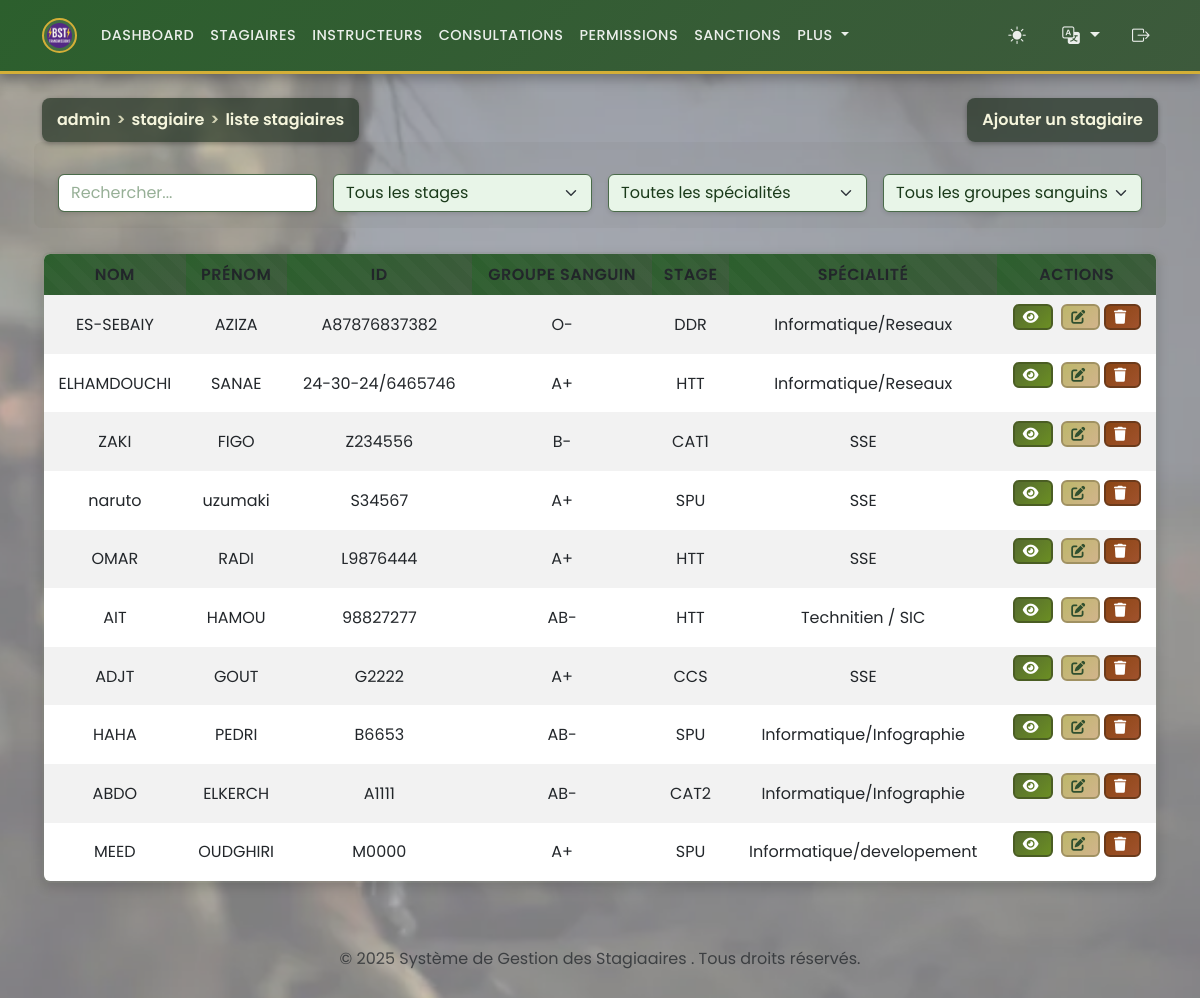
Page /admin/manage_stagiaires.php (signed in) on the committed database.
### tables this page shows
CREATE TABLE `stagiaires` (
  `id` int(11) NOT NULL,
  `matricule` varchar(50) NOT NULL,
  `nom` varchar(100) NOT NULL,
  `prenom` varchar(100) NOT NULL,
  `date_naissance` date DEFAULT NULL,
  `adresse` text DEFAULT NULL,
  `telephone` varchar(20) DEFAULT NULL,
  `email` varchar(100) DEFAULT NULL,
  `groupe_sanguin` enum('A+','A-','B+','B-','AB+','AB-','O+','O-') DEFAULT NULL,
  `photo` varchar(255) DEFAULT NULL,
  `grade` enum('Lieutenant','Sous-Lieutenant','Adjudant Chef','Adjudant','Sergent Chef','Sergent','Caporal Chef','Caporal','2 eme Classe','1er Classe') DEFAULT NULL,
  `date_inscription` date DEFAULT curdate(),
  `id_stage` int(11) NOT NULL,
  `id_specialite` int(11) NOT NULL
);

CREATE TABLE `stages` (
  `id` int(11) NOT NULL,
  `intitule` varchar(150) NOT NULL,
  `date_debut` date DEFAULT NULL,
  `date_fin` date DEFAULT NULL
);

CREATE TABLE `specialites` (
  `id` int(11) NOT NULL,
  `nom_specialite` varchar(150) NOT NULL,
  `description` text DEFAULT NULL
);

### functions.php (called while the page is built, shortened)
<?php
if (isset($_GET['lang'])) {
    $lang = $_GET['lang'];
    $_SESSION['lang'] = $lang;
} elseif (isset($_SESSION['lang'])) {
    $lang = $_SESSION['lang'];
} else {
    $lang = 'fr';
    $_SESSION['lang'] = $lang;
}
$lang_file = __DIR__ . '/lang/' . $lang . '.php';
if (file_exists($lang_file)) {
    $translations = include $lang_file;
} else {
    $translations = include __DIR__ . '/lang/fr.php';
}
?>

### admin/manage_stagiaires.php (the view, shortened to what this page needs)
<?php
require '../functions.php';
$sql = "SELECT s.*, st.intitule AS stage_name, sp.nom_specialite AS specialite_name
        FROM stagiaires s
        JOIN stages st ON s.id_stage = st.id
        JOIN specialites sp ON s.id_specialite = sp.id
        ORDER BY s.id DESC";
$stagiaires = $pdo->query($sql)->fetchAll();
?>
<?php include '../templates/header.php'; ?>
<div class="d-flex justify-content-between align-items-center mb-3">
<div class="breadcrumb-header"><?php echo htmlspecialchars($translations['breadcrumb_admin']); ?> <span>></span> <?php echo htmlspecialchars($translations['breadcrumb_stagiaire']); ?> <span>></span> <?php echo htmlspecialchars($translations['breadcrumb_liste_stagiaires']); ?></div>
<button class="breadcrumb-header" data-bs-toggle="modal"
    data-bs-target="#addStagiaireModal"><?php echo htmlspecialchars($translations['add_trainee'] ?? 'إضافة متدرب'); ?></button>
</div>
<div class="mb-3 row g-3 align-items-center">
    <div class="col">
        <input type="text" id="searchInput" class="form-control"
            placeholder="<?php echo htmlspecialchars($translations['search'] ?? 'ابحث...'); ?>">
    </div>
    <div class="col">
        <select id="filterStage" class="form-select">
            <option value=""><?php echo htmlspecialchars($translations['all_stages'] ?? 'كل الدورات'); ?></option>
        </select>
    </div>
    <div class="col">
        <select id="filterSpecialite" class="form-select">
            <option value=""><?php echo htmlspecialchars($translations['all_specialities'] ?? 'كل التخصصات'); ?>
            </option>
        </select>
    </div>
    <div class="col">
        <select id="filterBloodGroup" class="form-select">
            <option value="">
                <?php echo htmlspecialchars($translations['all_blood_groups'] ?? 'كل المجموعات الدموية'); ?></option>
        </select>
    </div>
</div>
<table class="table table-striped table-responsive" style="border-radius: 0.5rem; overflow: hidden;">
    <thead>
        <tr>
            <th><?php echo htmlspecialchars($translations['last_name'] ?? 'الاسم'); ?></th>
            <th><?php echo htmlspecialchars($translations['first_name'] ?? 'اللقب'); ?></th>
            <th><?php echo htmlspecialchars($translations['id'] ?? 'المعرف'); ?></th>
            <th><?php echo htmlspecialchars($translations['blood_group'] ?? 'المجموعة الدموية'); ?></th>
            <th><?php echo htmlspecialchars($translations['stage'] ?? 'الدورة'); ?></th>
            <th><?php echo htmlspecialchars($translations['speciality'] ?? 'التخصص'); ?></th>
            <th><?php echo htmlspecialchars($translations['actions'] ?? 'إجراءات'); ?></th>
        </tr>
    </thead>
    <tbody id="stagiairesTableBody">
        <?php foreach ($stagiaires as $stagiaire): ?>
            <tr data-stage="<?php echo htmlspecialchars($stagiaire['stage_name']); ?>"
                data-specialite="<?php echo htmlspecialchars($stagiaire['specialite_name']); ?>"
                data-bloodgroup="<?php echo $stagiaire['groupe_sanguin']; ?>"
                id="stagiaireRow<?php echo $stagiaire['id']; ?>">
                <td><?php echo htmlspecialchars($stagiaire['nom']); ?></td>
                <td><?php echo htmlspecialchars($stagiaire['prenom']); ?></td>
                <td><?php echo $stagiaire['matricule']; ?></td>
                <td><?php echo $stagiaire['groupe_sanguin']; ?></td>
                <td><?php echo htmlspecialchars($stagiaire['stage_name']); ?></td>
                <td><?php echo htmlspecialchars($stagiaire['specialite_name']); ?></td>
                <td class="text-center">
                    <a href="profile_stagiaire.php?id=<?php echo $stagiaire['id']; ?>"
                        class="btn btn-sm btn-info me-1"><i class="fas fa-eye"></i></a>
                    <button class="btn btn-sm btn-warning" data-bs-toggle="modal"
                        data-bs-target="#editStagiaireModal<?php echo $stagiaire['id']; ?>"><i class="fas fa-edit"></i></button>
                    <form method="post" action="../actions/delete_stagiaire.php" style="display:inline-block;"
                        onsubmit="return confirm('<?php echo htmlspecialchars($translations['confirm_delete_trainee']); ?>');">
                        <button type="submit"
                            class="btn btn-sm btn-danger"><i class="fas fa-trash"></i></button>
                    </form>
                </td>
            </tr>
        <?php endforeach; ?>
    </tbody>
</table>
<?php include '../templates/footer.php'; ?>

### templates/header.php (style rules this page uses)
:root { --body-bg: #ffffff; --body-color: #000000; --military-primary: #2C5F2D; --military-secondary: #3D5A3C; --military-accent: #8B7355; --military-gold: #D4AF37; --military-dark: #1A3A1A; }
body { background-color: var(--body-bg) !important; color: var(--body-color) !important; font-family: 'Poppins', sans-serif; transition: background-color 0.3s ease; }
body::before { content: ''; position: fixed; top: 0; left: 0; width: 100%; height: 100%; background: url('/pbst_app/images/bg1.webp') no-repeat center center fixed; background-size: cover; opacity: 0.5; z-index: -1; }
input.form-control, textarea.form-control { background-color: var(--body-bg) !important; color: var(--body-color) !important; border-color: #ced4da; transition: all 0.3s ease; }
input.form-control::placeholder, textarea.form-control::placeholder { color: var(--body-color); opacity: 0.7; }
table { background: linear-gradient(135deg, rgba(76, 91, 65, 0.15) 0%, rgba(58, 73, 47, 0.10) 100%); border-radius: 12px; overflow: hidden; width: 100%; border: 2px solid var(--military-secondary); box-shadow: 0 4px 12px rgba(0, 0, 0, 0.15); position: relative; }
table::before { content: ''; position: absolute; top: 0; left: 0; right: 0; bottom: 0; background: repeating-linear-gradient( 45deg, transparent, transparent 10px, rgba(255, 255, 255, 0.02) 10px, rgba(255, 255, 255, 0.02) 20px ); pointer-events: none; border-radius: 12px; }
table th { background: linear-gradient(135deg, var(--military-primary) 0%, var(--military-secondary) 100%); color: #fff; text-align: center; vertical-align: middle; font-weight: 600; text-transform: uppercase; letter-spacing: 0.5px; border-bottom: 2px solid var(--military-gold); }
table td, table th { text-align: center; vertical-align: middle; padding: 0.75rem; border: none; }
table tbody tr { transition: all 0.3s ease; }
.btn { border-radius: 6px; font-weight: 600; text-transform: uppercase; letter-spacing: 0.5px; transition: all 0.3s ease; border: 2px solid transparent; position: relative; overflow: hidden; }
.btn::before { content: ''; position: absolute; top: 0; left: -100%; width: 100%; height: 100%; background: linear-gradient(90deg, transparent, rgba(255, 255, 255, 0.2), transparent); transition: left 0.5s; }
.btn-info { background: linear-gradient(135deg, #556B2F 0%, #6B8E23 100%); color: #fff; border-color: #4A5D23; }
.btn-warning { background: linear-gradient(135deg, #BDB76B 0%, #D2B48C 100%); color: #2F4F2F; border-color: #A09162; }
.btn-danger { background: linear-gradient(135deg, #8B4513 0%, #A0522D 100%); color: #fff; border-color: #6B3A1A; }
.btn i { font-weight: 900; margin-right: 0.25rem; }
.form-control, .form-select { background-color: #E8F5E8 !important; color: #1A3A1A !important; border: 1px solid #4A6B4A !important; border-radius: 0.375rem !important; box-shadow: 0 2px 4px rgba(0, 0, 0, 0.1) !important; font-family: 'Poppins', sans-serif !important; padding: 0.375rem 0.75rem !important; transition: all 0.3s ease !important; }
.form-control::placeholder { color: #6B8E6B !important; }
.mb-3.row.g-3.align-items-center { background: rgba(76, 91, 65, 0.05) !important; padding: 1rem !important; border-radius: 0.5rem !important; margin-bottom: 1.5rem !important; }
.breadcrumb-header { background: rgba(34, 49, 34, 0.7); color: #f5f5dc; font-weight: 600; font-family: 'Poppins', sans-serif; padding: 10px 15px; border-radius: 8px; display: flex; align-items: center; box-shadow: 0 2px 5px rgba(0, 0, 0, 0.3); cursor: pointer; border: none; outline: none; }
.breadcrumb-header span { margin: 0 6px; color: #d2d2b4; }

### rows in the picture
stagiaires: nom "ES-SEBAIY", prenom "AZIZA", matricule "A87876837382", groupe_sanguin "O-", id_stage.intitule "DDR", id_specialite.nom_specialite "Informatique/Reseaux"
stagiaires: nom "ELHAMDOUCHI", prenom "SANAE", matricule "24-30-24/6465746", groupe_sanguin "A+", id_stage.intitule "HTT", id_specialite.nom_specialite "Informatique/Reseaux"
stagiaires: nom "ZAKI", prenom "FIGO", matricule "Z234556", groupe_sanguin "B-", id_stage.intitule "CAT1", id_specialite.nom_specialite "SSE"
stagiaires: nom "naruto", prenom "uzumaki", matricule "S34567", groupe_sanguin "A+", id_stage.intitule "SPU", id_specialite.nom_specialite "SSE"
stagiaires: nom "OMAR", prenom "RADI", matricule "L9876444", groupe_sanguin "A+", id_stage.intitule "HTT", id_specialite.nom_specialite "SSE"
stagiaires: nom "AIT", prenom "HAMOU", matricule "98827277", groupe_sanguin "AB-", id_stage.intitule "HTT", id_specialite.nom_specialite "Technitien / SIC"
stagiaires: nom "ADJT", prenom "GOUT", matricule "G2222", groupe_sanguin "A+", id_stage.intitule "CCS", id_specialite.nom_specialite "SSE"
stagiaires: nom "HAHA", prenom "PEDRI", matricule "B6653", groupe_sanguin "AB-", id_stage.intitule "SPU", id_specialite.nom_specialite "Informatique/Infographie"
stagiaires: nom "ABDO", prenom "ELKERCH", matricule "A1111", groupe_sanguin "AB-", id_stage.intitule "CAT2", id_specialite.nom_specialite "Informatique/Infographie"
stagiaires: nom "MEED", prenom "OUDGHIRI", matricule "M0000", groupe_sanguin "A+", id_stage.intitule "SPU", id_specialite.nom_specialite "Informatique/developement"

### other values in the picture
$translations['dashboard'] "DASHBOARD"
$translations['trainees'] "STAGIAIRES"
$translations['Instructeurs'] "INSTRUCTEURS"
$translations['consultations'] "CONSULTATIONS"
$translations['permissions'] "PERMISSIONS"
$translations['sanctions'] "SANCTIONS"
$translations['plus'] "PLUS"
$translations['breadcrumb_admin'] "admin"
$translations['breadcrumb_stagiaire'] "stagiaire"
$translations['breadcrumb_liste_stagiaires'] "liste stagiaires"
$translations['add_trainee'] "Ajouter un stagiaire"
$translations['last_name'] "NOM"
$translations['first_name'] "PRÉNOM"
$translations['id'] "ID"
$translations['blood_group'] "GROUPE SANGUIN"
